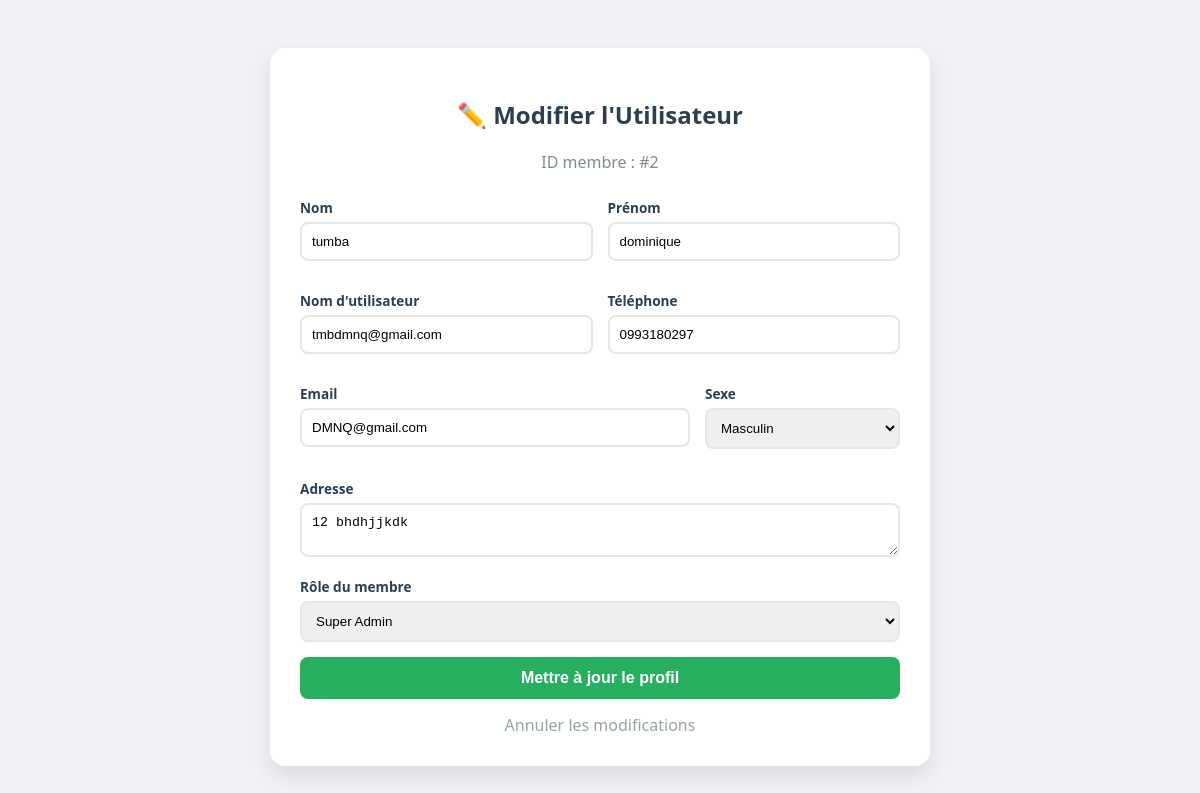
The app's page /plateforme_livre/modifier_utilisateur.php?id=2 with its own data.
### tables this page shows
CREATE TABLE `users` (
  `id` int(11) NOT NULL,
  `username` varchar(50) NOT NULL,
  `nom` varchar(50) DEFAULT NULL,
  `prenom` varchar(50) DEFAULT NULL,
  `sexe` enum('M','F') DEFAULT NULL,
  `email` varchar(100) NOT NULL,
  `telephone` varchar(20) DEFAULT NULL,
  `adresse` text DEFAULT NULL,
  `password` varchar(255) NOT NULL,
  `role_id` int(11) DEFAULT NULL
);

CREATE TABLE `roles` (
  `id` int(11) NOT NULL,
  `nom` varchar(50) NOT NULL,
  `description` text DEFAULT NULL
);

### plateforme_livre/fonctions.php (called while the page is built, shortened)
<?php
function getRoles($pdo)
{
    $stmt = $pdo->query("SELECT * FROM roles");
    return $stmt->fetchAll(PDO::FETCH_ASSOC);
}
?>
<?php
function getUserById($pdo, $id) {
    $stmt = $pdo->prepare("SELECT * FROM users WHERE id = ?");
    $stmt->execute([$id]);
    return $stmt->fetch(PDO::FETCH_ASSOC);
}
?>

### plateforme_livre/modifier_utilisateur.php (the view, shortened to what this page needs)
<?php
require_once 'fonctions.php';
$id = $_GET['id'];
$user = getUserById($pdo, $id);
$roles = getRoles($pdo);
?>
<!DOCTYPE html>
<html lang="fr">
<head>
</head>
<body>
    <div class="container">
        <h2 style="text-align:center; color: var(--primary);">✏️ Modifier l'Utilisateur</h2>
        <p style="text-align:center; color: #7f8c8d; margin-bottom: 25px;">ID membre : #<?= $user['id'] ?></p>
        <form action="modifier_utilisateur.php?id=<?= $user['id'] ?>" method="POST">
            <div class="row">
                <div class="form-group">
                    <label>Nom</label>
                    <input type="text" name="nom" value="<?= htmlspecialchars($user['nom']) ?>" required>
                </div>
                <div class="form-group">
                    <label>Prénom</label>
                    <input type="text" name="prenom" value="<?= htmlspecialchars($user['prenom']) ?>" required>
                </div>
            </div>
            <div class="row">
                <div class="form-group">
                    <label>Nom d'utilisateur</label>
                    <input type="text" name="username" value="<?= htmlspecialchars($user['username']) ?>" required>
                </div>
                <div class="form-group">
                    <label>Téléphone</label>
                    <input type="tel" name="telephone" value="<?= htmlspecialchars($user['telephone']) ?>">
                </div>
            </div>
            <div class="row">
                <div class="form-group" style="flex: 2;">
                    <label>Email</label>
                    <input type="email" name="email" value="<?= htmlspecialchars($user['email']) ?>" required>
                </div>
                <div class="form-group">
                    <label>Sexe</label>
                    <select name="sexe">
                        <option value="M" <?= $user['sexe'] == 'M' ? 'selected' : '' ?>>Masculin</option>
                    </select>
                </div>
            </div>
            <div class="form-group">
                <label>Adresse</label>
                <textarea name="adresse" rows="2"><?= htmlspecialchars($user['adresse']) ?></textarea>
            </div>
            <div class="form-group">
                <label>Rôle du membre</label>
                <select name="role_id" required>
                    <?php foreach ($roles as $role): ?>
                        <option value="<?= $role['id'] ?>" <?= ($user['role_id'] == $role['id']) ? 'selected' : '' ?>>
                            <?= htmlspecialchars($role['nom']) ?>
                        </option>
                    <?php endforeach; ?>
                </select>
            </div>
            <button type="submit" name="modifier_user" class="btn-save">Mettre à jour le profil</button>
            <a href="voir_utilisateurs.php" style="display:block; text-align:center; margin-top:15px; color:#95a5a6; text-decoration:none;">Annuler les modifications</a>
        </form>
    </div>
</body>
</html>

### plateforme_livre/modifier_utilisateur.php (style rules this page uses)
:root { --primary: #2c3e50; --accent: #27ae60; --bg: #f0f2f5; }
body { font-family: 'Segoe UI', sans-serif; background: var(--bg); display: flex; justify-content: center; padding: 40px; }
.container { background: white; width: 100%; max-width: 600px; padding: 30px; border-radius: 15px; box-shadow: 0 10px 25px rgba(0, 0, 0, 0.1); }
.row { display: flex; gap: 15px; margin-bottom: 15px; }
.form-group { flex: 1; margin-bottom: 15px; }
label { display: block; margin-bottom: 5px; color: var(--primary); font-weight: 600; font-size: 0.85rem; }
input, select, textarea { width: 100%; padding: 10px; border: 2px solid #e1e8ed; border-radius: 8px; box-sizing: border-box; }
.btn-save { width: 100%; padding: 12px; background: var(--accent); color: white; border: none; border-radius: 8px; cursor: pointer; font-weight: bold; font-size: 1rem; }

### records on screen
users: id "2", nom "tumba", prenom "dominique", username "tmbdmnq@gmail.com", telephone "0993180297", email "DMNQ@gmail.com", sexe "Masculin", adresse "12 bhdhjjkdk", role_id "Super Admin"
